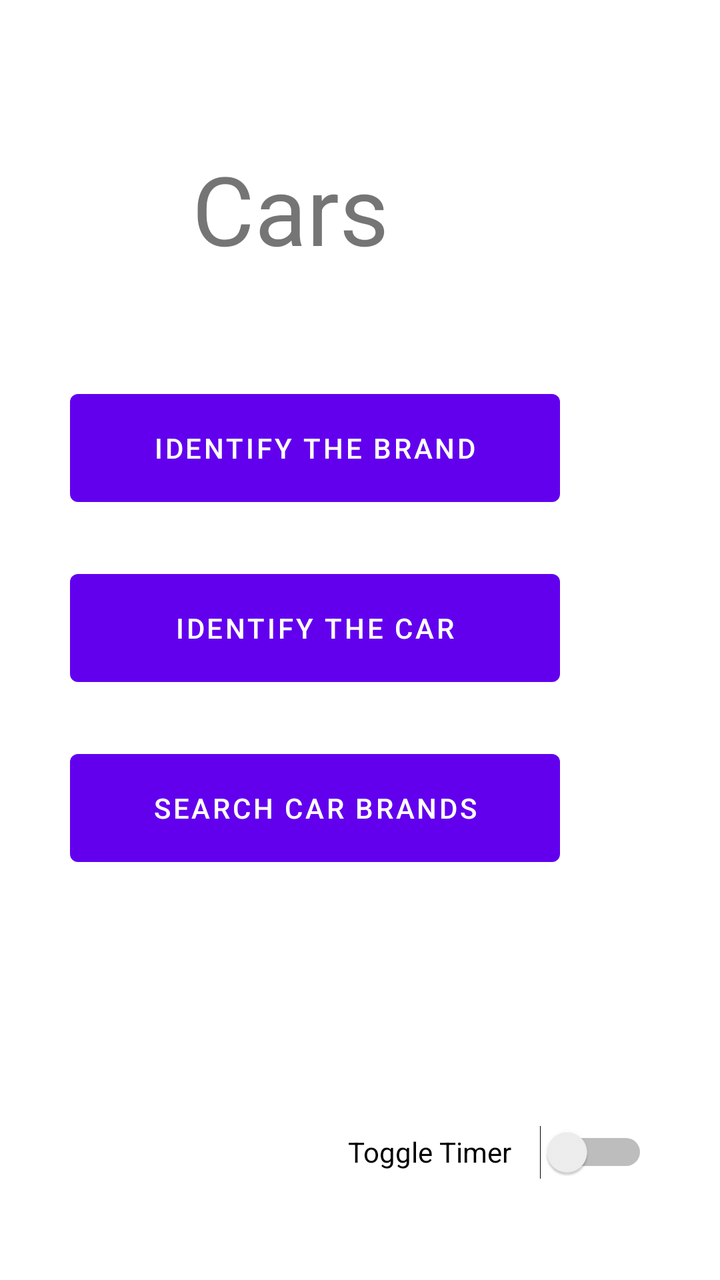
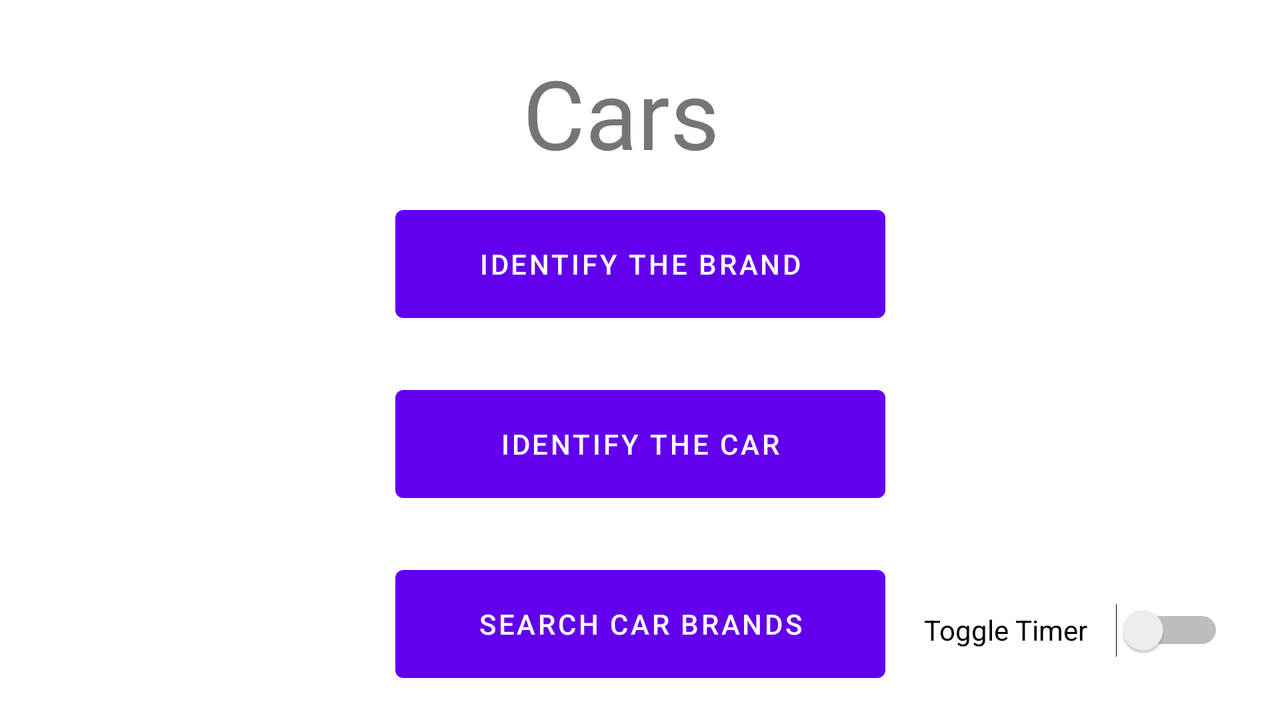

First picture: res/layout/ on a phone held upright. Second picture: the repository's own variant of that layout, on a device whose configuration matches the variant's folder. Source for both follows.
<!-- AndroidManifest.xml: application theme Theme.Cars -->
<!-- res/layout/activity_main.xml -->
<?xml version="1.0" encoding="utf-8"?>
<androidx.constraintlayout.widget.ConstraintLayout xmlns:android="http://schemas.android.com/apk/res/android"
    xmlns:app="http://schemas.android.com/apk/res-auto"
    xmlns:tools="http://schemas.android.com/tools"
    android:layout_width="match_parent"
    android:layout_height="match_parent"
    tools:context=".MainActivity">

    <Button
        android:id="@+id/btnSearchCarBrand"
        android:layout_width="245dp"
        android:layout_height="66dp"
        android:layout_marginTop="24dp"
        android:layout_marginEnd="80dp"
        android:onClick="clickSearchCarBrands"
        android:text="Search Car Brands"
        app:layout_constraintEnd_toEndOf="parent"
        app:layout_constraintTop_toBottomOf="@+id/btnIdentifyCar" />

    <Button
        android:id="@+id/btnIdentifyCar"
        android:layout_width="245dp"
        android:layout_height="66dp"
        android:layout_marginTop="24dp"
        android:layout_marginEnd="80dp"
        android:onClick="clickIdentifyCar"
        android:text="Identify The Car"
        app:layout_constraintEnd_toEndOf="parent"
        app:layout_constraintTop_toBottomOf="@+id/btnIdentifyBrand" />

    <TextView
        android:id="@+id/textViewCars"
        android:layout_width="116dp"
        android:layout_height="63dp"
        android:layout_marginTop="72dp"
        android:layout_marginEnd="148dp"
        android:text="Cars"
        android:textSize="48sp"
        app:layout_constraintEnd_toEndOf="parent"
        app:layout_constraintTop_toTopOf="parent" />

    <Button
        android:id="@+id/btnIdentifyBrand"
        android:layout_width="245dp"
        android:layout_height="66dp"
        android:layout_marginTop="56dp"
        android:layout_marginEnd="80dp"
        android:onClick="clickIdentifyBrand"
        android:text="Identify the Brand"
        app:layout_constraintEnd_toEndOf="parent"
        app:layout_constraintTop_toBottomOf="@+id/textViewCars" />

    <Switch
        android:id="@+id/ToggleTimer"
        android:layout_width="150dp"
        android:layout_height="54dp"
        android:layout_marginTop="112dp"
        android:layout_marginEnd="36dp"
        android:text="Toggle Timer"
        app:layout_constraintEnd_toEndOf="parent"
        app:layout_constraintTop_toBottomOf="@+id/btnSearchCarBrand" />
</androidx.constraintlayout.widget.ConstraintLayout>
<!-- resources referenced by this layout -->
<resources>
  <style name="Theme.Cars" parent="Theme.MaterialComponents.DayNight.NoActionBar">
          
          <item name="colorPrimary">@color/purple_500</item>
          <item name="colorPrimaryVariant">@color/purple_700</item>
          <item name="colorOnPrimary">@color/white</item>
          
          <item name="colorSecondary">@color/teal_200</item>
          <item name="colorSecondaryVariant">@color/teal_700</item>
          <item name="colorOnSecondary">@color/black</item>
          
          <item name="android:statusBarColor" tools:targetApi="l">?attr/colorPrimaryVariant</item>
          
      </style>
</resources>
<!-- res/layout-land/activity_main.xml (the repository's variant of the layout above) -->
<!-- drawn on the phone turned sideways -->
<?xml version="1.0" encoding="utf-8"?>
<androidx.constraintlayout.widget.ConstraintLayout xmlns:android="http://schemas.android.com/apk/res/android"
    xmlns:app="http://schemas.android.com/apk/res-auto"
    xmlns:tools="http://schemas.android.com/tools"
    android:layout_width="match_parent"
    android:layout_height="match_parent"
    tools:context=".MainActivity">

    <Button
        android:id="@+id/btnSearchCarBrand"
        android:layout_width="245dp"
        android:layout_height="66dp"
        android:layout_marginTop="24dp"
        android:onClick="clickSearchCarBrands"
        android:text="Search Car Brands"
        app:layout_constraintEnd_toEndOf="parent"
        app:layout_constraintStart_toStartOf="parent"
        app:layout_constraintTop_toBottomOf="@+id/btnIdentifyCar" />

    <Button
        android:id="@+id/btnIdentifyCar"
        android:layout_width="245dp"
        android:layout_height="66dp"
        android:layout_marginTop="24dp"
        android:onClick="clickIdentifyCar"
        android:text="Identify The Car"
        app:layout_constraintEnd_toEndOf="parent"
        app:layout_constraintStart_toStartOf="parent"
        app:layout_constraintTop_toBottomOf="@+id/btnIdentifyBrand" />

    <TextView
        android:id="@+id/textViewCars"
        android:layout_width="116dp"
        android:layout_height="63dp"
        android:layout_marginTop="24dp"
        android:text="Cars"
        android:textSize="48sp"
        app:layout_constraintEnd_toEndOf="parent"
        app:layout_constraintHorizontal_bias="0.499"
        app:layout_constraintStart_toStartOf="parent"
        app:layout_constraintTop_toTopOf="parent" />

    <Button
        android:id="@+id/btnIdentifyBrand"
        android:layout_width="245dp"
        android:layout_height="66dp"
        android:layout_marginTop="12dp"
        android:onClick="clickIdentifyBrand"
        android:text="Identify the Brand"
        app:layout_constraintEnd_toEndOf="parent"
        app:layout_constraintStart_toStartOf="parent"
        app:layout_constraintTop_toBottomOf="@+id/textViewCars" />

    <Switch
        android:id="@+id/ToggleTimer"
        android:layout_width="150dp"
        android:layout_height="54dp"
        android:layout_marginTop="288dp"
        android:layout_marginEnd="28dp"
        android:text="Toggle Timer"
        app:layout_constraintEnd_toEndOf="parent"
        app:layout_constraintTop_toTopOf="parent" />
</androidx.constraintlayout.widget.ConstraintLayout>
